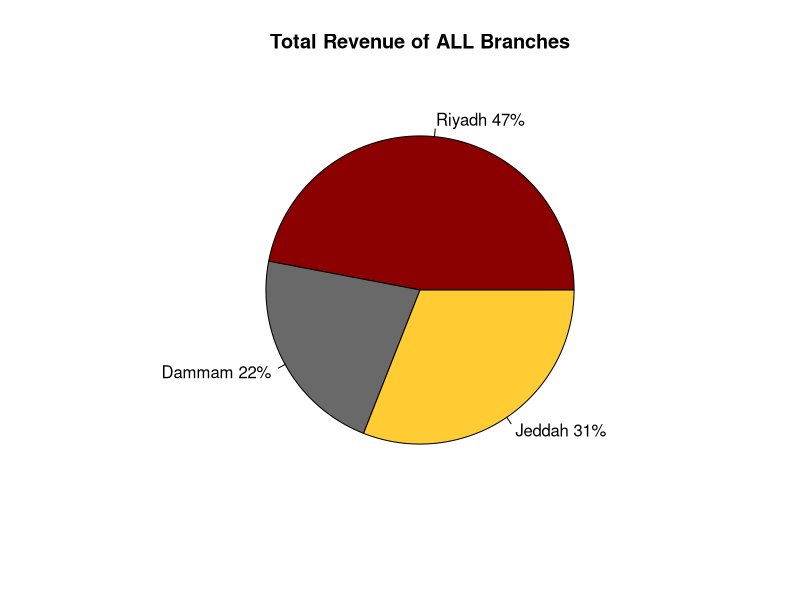
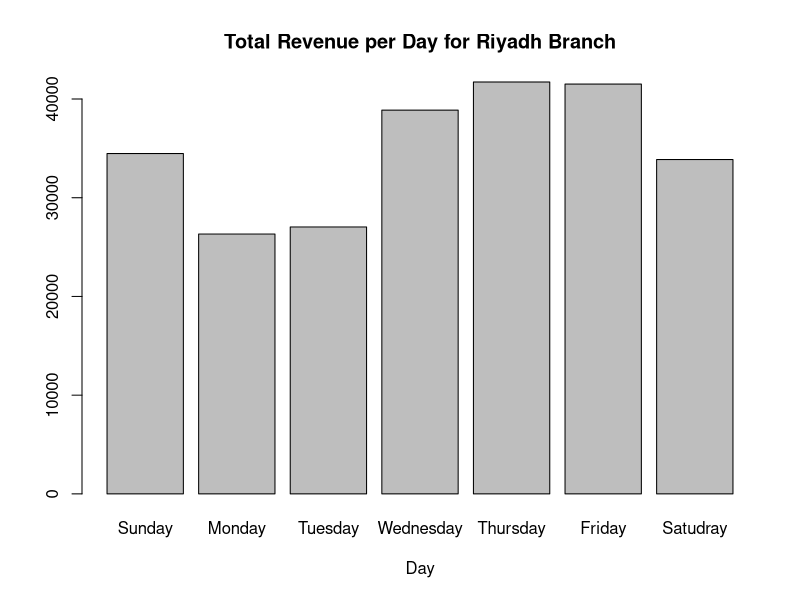
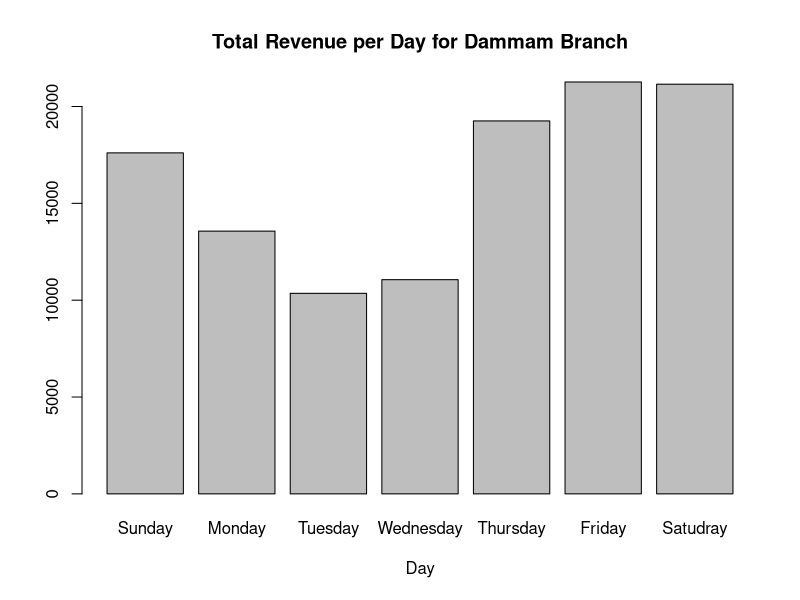
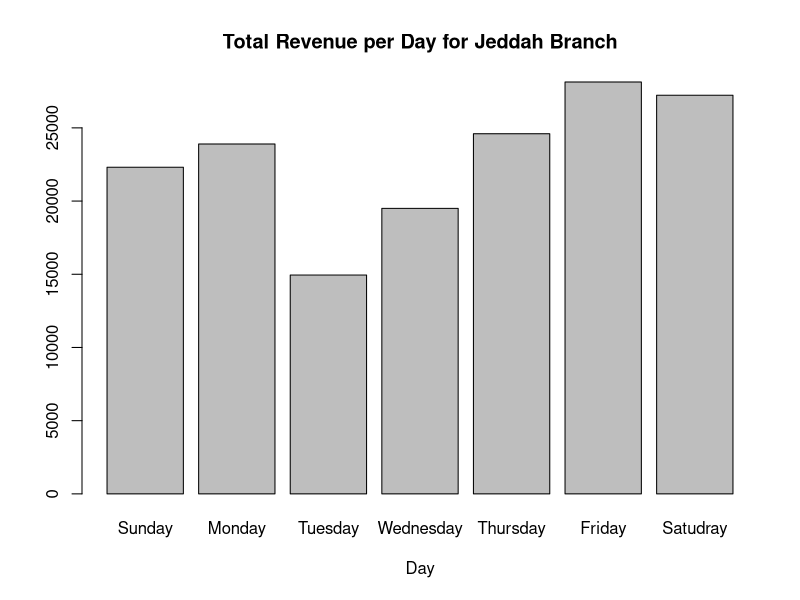

Write the R code that produced these figures, in order. (Note: this script raises an error after producing the figures.)
#Theaters<-read.csv('Data governance bootcamp\\R\\Week 6\\day5\\movie-theater-r\\Theaters.csv',stringsAsFactors = FALSE)
#print(Theaters)



# 1. Create snacks that the customers can buy and randomize who buys which snack

###################################### Snacks ##########################################

#Create snacks dataframe to store the sales
snacksDF<-data.frame(Branch=factor(),Theater=integer(), Small.Popcorn=integer(), 
                     Medium.Popcorn=integer(), Large.Popcorn=integer(),
                     Icecream=integer(),Soft.Drink=integer(), Frozen=integer())
snacksDF<-data.frame(Branch=0,Theater=0,Small.Popcorn=0L, 
                     Medium.Popcorn=0L, Large.Popcorn=0L,
                     Icecream=0L,Soft.drink=0L, Frozen=0L)

################################## Snacks Function #####################################

# the function takes snacks data frame to store the sales on it, Branch name, theater number
# and takes number of visitors.It is return the total revenue of the day for a theater.
snacksF<-function(snacksDF, BranchName, TheaterN, visitorsN){
  #snacks prices
  prices<-c(6, 8, 10, 8, 7, 9)
  #create a vector of sold snacks
  snack<-sample(x = 1:visitorsN, size = 6, replace = TRUE)
  #calculate the sales of snacks for a screen
  snacksSales<- t(snack)%*%prices
  snacksSales<-snacksSales[1]
  #bind it with the branch and theater
  snack<-c(BranchName, TheaterN,snack)
  #print(snack)
  #add it to the dataframe
  snacksDF<-rbind.data.frame(snacksDF,snack)
  #Assign it to golbal var
  snacksDF<<-snacksDF
  return (snacksSales)
}

###############################################################################################

# Movie List
# DATA:         Movie Name  | Age Rating  | Number of Shows each day
movies <- rbind(c("Limitless", "PG-13", 3), 
                c("Taken", "PG-13", 1), 
                c("The Old Guard", "R", 2),
                c("Mr. & Mrs. Smith", "PG-13", 3),
                c("Focus", "+16", 2),
                c("Raya and the Last Dragon", "PG", 4),
                c("Rush Hour 3", "PG-13", 3))
# Branchs and size of the each branch based on the number of screens have
#  DATA:       Branch Location  | VIP | Standard | MAX
branchs <-  rbind(c("Riyadh", 2, 5, 2), 
                  c("Dammam", 1, 3, 1), 
                  c("Jeddah", 1, 4, 1))
# Theater Types based on capacity and ticket cost
# DATA:         Type Name  | Seats  | Adult Cost  | Child Cost
theatersType <- rbind(c("VIP",      60,  40, 30),
                      c("Standard", 120, 20, 15),
                      c("MAX",      180, 25, 20))

# This function generate a theaters data set for multiple branch by passing branchs and theatersTypes
generateDataSet <- function(branchs, theatersType){
  # Initialize the dataset columns to empty state
  branch_col <- NULL
  theater_num_col <- NULL
  type_col <- NULL
  seats_col <- NULL
  adult_cost_col <- NULL
  child_cost_col <- NULL
  movie_name_col <- NULL
  movie_rating_age_col <- NULL
  show_number_col <- NULL
  
  
  # Loop over branchs and theatersType to create dataset
  for(row in 1:nrow(branchs)) {
    
    # Count theater number for each branch in total including all types of theater (VIP, Standard, Max)
    countTheater <- 0
    
    for(col in 2:ncol(branchs)) {
      # total screen for each theater type and covert the string digit to integer number
      screensCount <- as.numeric(branchs[row, col])
      # calculate the total of all screens for each branch
      countTheater <- countTheater + screensCount
      
      # Loading the data for each column
      branch_col     <- c(branch_col, rep(branchs[row], screensCount))
      type_col       <- c(type_col, rep(theatersType[col-1], screensCount))
      seats_col      <- c(seats_col, rep(theatersType[col+2], screensCount))
      adult_cost_col <- c(adult_cost_col, rep(theatersType[col+5], screensCount))
      child_cost_col <- c(child_cost_col, rep(theatersType[col+8], screensCount))
    }
    
    # Create random movies assign for each theater
    for(movie in 1:countTheater) {
      # Get a random movie form Movies List in the top
      random_movie_index <- sample(1:nrow(movies),1)
      
      # Loading and assign random movies to each theater
      movie_name_col <- c(movie_name_col, movies[random_movie_index,1])
      movie_rating_age_col <- c(movie_rating_age_col, movies[random_movie_index,2])
      show_number_col <- c(show_number_col, sample(1:4, 1))
    }
    
    # List of theaters number for all branch
    theater_num_col <- c(theater_num_col, c(1:countTheater))
  }
  
  # create the data frame 
  dataset = data.frame(Branch         = branch_col,
                       Theater.Number = theater_num_col,
                       Type           = type_col,
                       Seats          = seats_col,
                       Adult.Cost     = adult_cost_col,
                       Child.Cost     = child_cost_col,
                       Movie_Name      = movie_name_col,
                       Age.Rating = movie_rating_age_col,
                       Show_Number      = show_number_col,
                       stringsAsFactors = FALSE)
  
  return(dataset)
}

# Call generateDataSet function
Theaters<-generateDataSet(branchs, theatersType)



##################################### Theaters Function ######################################
# It takes theater dataframe and returns the week revenues for each branch as a dataframe
runTheaters<-function(theatersDF, moviesDF){
  
  #Get branches names from the dataset
  uniqueBranch <- unique(theatersDF[c('Branch')])
  uniqueBranch<-uniqueBranch[,1]
  branchesRevenue<-data.frame(uniqueBranch,stringsAsFactors = FALSE)
  
  #create revenues dataset, 7 days for each branch
  for (i in 1:7){
    d <- rep(0, length(uniqueBranch))
    branchesRevenue<- cbind(branchesRevenue,d)
  }
  
  #iterate through theaters
  for (i in 1:nrow(theatersDF)){
    
    # iterate through the week
    for (day_num in 1:7) {
      # Keep track of total revenue for the day
      daily_revenue <- 0
      
      #get theater info
      seats<- as.numeric(theatersDF[i, ]['Seats'])
      branchName<- as.character(theatersDF[i, ]['Branch'])
      theaterN<- as.numeric(theatersDF[i, ]['Theater.Number'])
      AdultCost<- as.numeric(theatersDF[i, ]['Adult.Cost'])
      ChildCost<- as.numeric(theatersDF[i, ]['Child.Cost'])
      AgeRating<- as.character(theatersDF[i,]['Age.Rating'])
      
      #The sample starts by 1 or half of the space if it is weekend
      startSeat=1L
      if (day_num %in% (5:7)){
        startSeat= seats %/% 2
      }
      # Calculate  how many adults and children are watching the movie
      visitors_adults <- sample(startSeat:seats, 1)
      # student discount
      end <- round(visitors_adults/2)
      students<- sample(1:end, 1)
      studentsRevenue<- studentDiscount(AdultCost, students)
      
      visitors_adults<-visitors_adults - students
      avalibale_seats <- seats - visitors_adults
      visitors_children <- 0
      
      # conditional statements for movies that may be PG-13 and children are not allowed to watch
      if( AgeRating == "PG" || AgeRating == "PG-13") {
        visitors_children <- sample(1:avalibale_seats,1) # this is should be the the rest of available seats or less
        avalibale_seats <- avalibale_seats - visitors_children
      } 
      
      # Calculate the revenue for adults and children
      movie_revenue <- (visitors_adults * AdultCost) + (visitors_children * ChildCost) + studentsRevenue
      
      # Calculate snacks revenue
      snakcsRevenue<-snacksF(snacksDF, branchName, theaterN, seats-avalibale_seats)
      
      # Calculate the total revenue of the day, and add it to the revenues datafram by matching
      # the branch name and the day index
      x<-which(uniqueBranch == branchName )
      branchesRevenue[x,day_num+1] <- branchesRevenue[x ,day_num+1]  + movie_revenue + snakcsRevenue
      
    }
    
  }
  #Rename the columns to correct names
  names(branchesRevenue)[2]<-"Sunday"
  names(branchesRevenue)[3]<-"Monday"
  names(branchesRevenue)[4]<-"Tuesday"
  names(branchesRevenue)[5]<-"Wednesday"
  names(branchesRevenue)[6]<-"Thursday"
  names(branchesRevenue)[7]<-"Friday"
  names(branchesRevenue)[8]<-"Saturday"
  
  cat("---------------------------------------------------------------------\n")
  cat("\t The Total revenues For The Theaters", "\n")
  print((branchesRevenue))
  cat("---------------------------------------------------------------------\n")
  return (branchesRevenue)
}

#################################### print ###################################################
# Display the max revenue for each branch 
printMaxRevenue<-function(RevenuesDF){
  # Transpose the dataset
  newDF=t(RevenuesDF)
  
  for (i in 1: ncol(newDF)){
    cat("------------------------------------------\n")
    cat("Maximum total revenue of the week for", newDF[1,i],": $", max(newDF[2:nrow(newDF),i]), "\n")
    cat("------------------------------------------\n")
  }
  
}
################################################ dicsount function #####################################

# Student Discount %20 and return the total discount
studentDiscount <- function(ticket_cost, studentsvisitors) {
  discounted_ticket <- ticket_cost * 0.2
  return(studentsvisitors *discounted_ticket)
}


data<-runTheaters(Theaters, movies)
printMaxRevenue(data)
View(Theaters)
View(data)


#-------------------------------------------------------------------------------
# first the names
branchname <- data$uniqueBranch

# transpose all but the first column (name)
data <- as.data.frame(t(data[,-1]))
colnames(data) <- branchname
data$myfactor <- factor(row.names(data))
#str(data) # Check the column types

# Make chart
# Pie Chart with Percentages
slices <- c(sum(data$Riyadh), sum(data$Dammam), sum(data$Jeddah))

lbls <- c('Riyadh', 'Dammam', 'Jeddah')
pct <- round(slices/sum(slices)*100)
lbls <- paste(lbls, pct) # add percents to labels
lbls <- paste(lbls,"%",sep="") # ad % to labels
pie(slices,labels = lbls, col= c("#8b0000" ,"#696969" ,"#ffcc33"),
    main=paste("Total Revenue of ALL Branches"))




# third plot
bName<-'Riyadh'
slices1 <- c(sum(data$Sunday),sum(data$Monday),sum(data$Tuesday),sum(data$Tuesday),sum(data$Wednesday),sum(data$Thursday),sum(data$Saturday))

lbls1 <- c('Sunday','Monday','Tuesday','Wednesday','Thursday','Friday','Satudray')
pct1 <- round(slices1/sum(slices1)*100)
lbls1 <- paste(lbls1, pct1) # add percents to labels
lbls1 <- paste(lbls1,"%",sep="") # ad % to labels
barplot(data$Riyadh, main=paste("Total Revenue per Day for Riyadh Branch"),
    xlab="Day", names.arg=c('Sunday','Monday','Tuesday','Wednesday','Thursday','Friday','Satudray'))

# forth plot
bName2<-'Dammam'
slices2 <- c(sum(data$Sunday),sum(data$Monday),sum(data$Tuesday),sum(data$Tuesday),sum(data$Wednesday),sum(data$Thursday),sum(data$Saturday))

lbls2 <- c('Sunday','Monday','Tuesday','Wednesday','Thursday','Friday','Satudray')
pct2 <- round(slices2/sum(slices2)*100)
lbls2 <- paste(lbls2, pct2) # add percents to labels
lbls2 <- paste(lbls2,"%",sep="") # ad % to labels
barplot(data$Dammam, main=paste("Total Revenue per Day for Dammam Branch"),
        xlab="Day", names.arg=c('Sunday','Monday','Tuesday','Wednesday','Thursday','Friday','Satudray'))

# Fifth plot
bName3<-'Jeddah'
slices3 <- c(sum(data$Sunday),sum(data$Monday),sum(data$Tuesday),sum(data$Tuesday),sum(data$Wednesday),sum(data$Thursday),sum(data$Saturday))

lbls3 <- c('Sunday','Monday','Tuesday','Wednesday','Thursday','Friday','Satudray')
pct3 <- round(slices3/sum(slices3)*100)
lbls3 <- paste(lbls3, pct3) # add percents to labels
lbls3 <- paste(lbls3,"%",sep="") # ad % to labels
barplot(data$Jeddah, main=paste("Total Revenue per Day for Jeddah Branch"),
        xlab="Day", names.arg=c('Sunday','Monday','Tuesday','Wednesday','Thursday','Friday','Satudray'))



# Make any other chart
# Pie Chart with Percentages
snacksDF1 <- as.integer(snacksDF)
slices2 <- c(sum(snacksDF$Small.Popcorn), sum(snacksDF$Medium.Popcorn), sum(snacksDF$Large.Popcorn),
             sum(snacksDF$Icecream), sum(snacksDF$Soft.drink), sum(snacksDF$Frozen) )

lbls2 <- c('Small Popcorn', 'Medium Popcorn', 'Large Popcorn', 'Icecream', 'Soft Drink', 'Frozen')
pct2 <- round(slices2/sum(slices2)*100)
lbls2 <- paste(lbls2, pct2) # add percents to labels
lbls2 <- paste(lbls2,"%",sep="") # ad % to labels
pie(slices2,labels = lbls2, col=rainbow(length(lbls2)),
    main=paste("Sales Percentages of snacks on", bName, 'Branch'))
